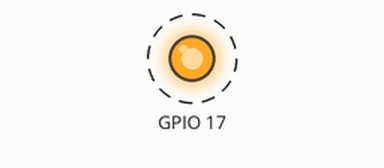
Recording of a program running on a simulated Raspberry Pi (BCM pin numbers). Parts: output pins drawn as LEDs (lit = HIGH). Dashed ring = blinking.

Above: at 0.5 s.
Timing chart, 0 to 4.6 s (numbered marks = the images above):
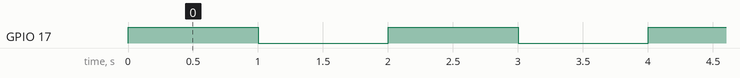

Measured:
- by itself, GPIO 17: alternates HIGH for 1.0 s and LOW for 1.0 s

The program:

blink_forever.py
```python
#/usr/bin/python
import time
import RPi.GPIO as GPIO

GPIO.setmode(GPIO.BCM)
GPIO.setwarnings(False)

GPIO.setup(17, GPIO.OUT)

while 1:
	GPIO.output(17, GPIO.HIGH)
	time.sleep(1)
	GPIO.output(17, GPIO.LOW)
	time.sleep(1)
```
